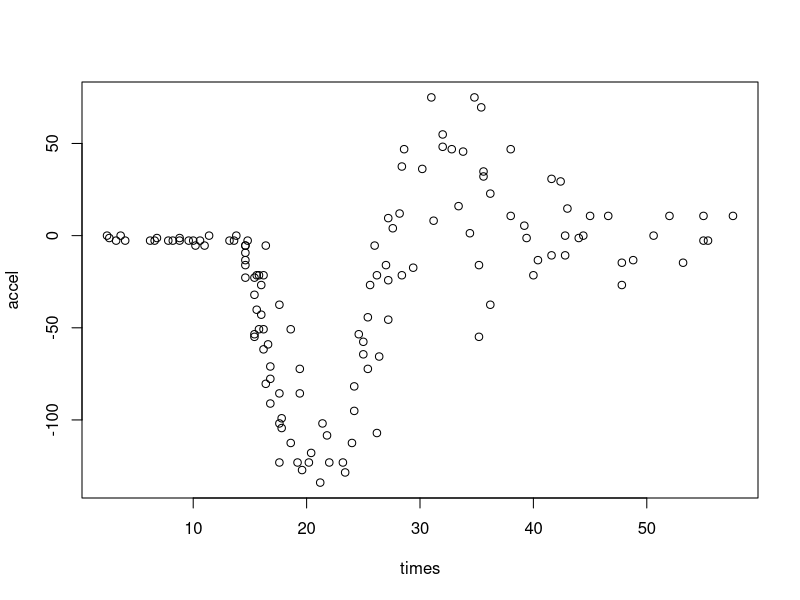
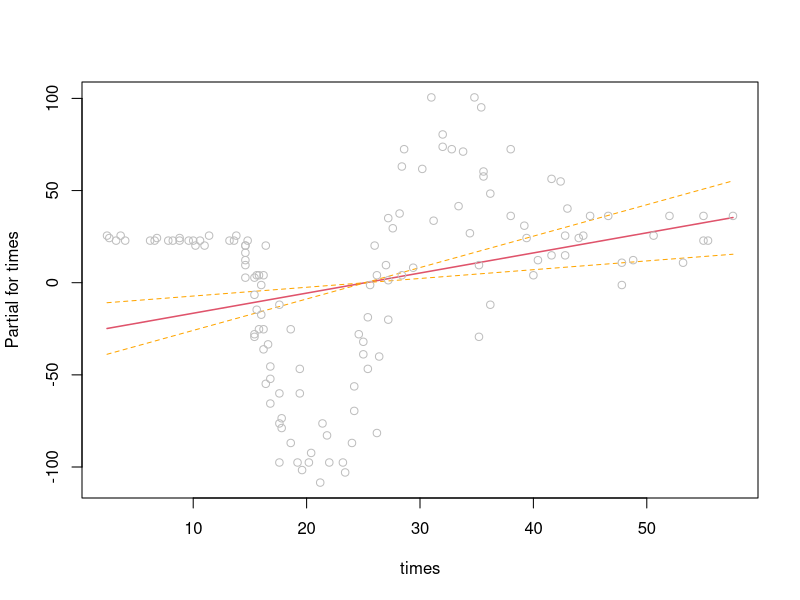

R code for these plots, in order:
mcycle <- MASS::mcycle

# Examine the mcycle data frame
head(mcycle)
plot(mcycle)

# Fit a linear model
lm_mod <- lm(accel ~ times, data = mcycle)

# Visualize the model
termplot(lm_mod, partial.resid = TRUE, se = TRUE)